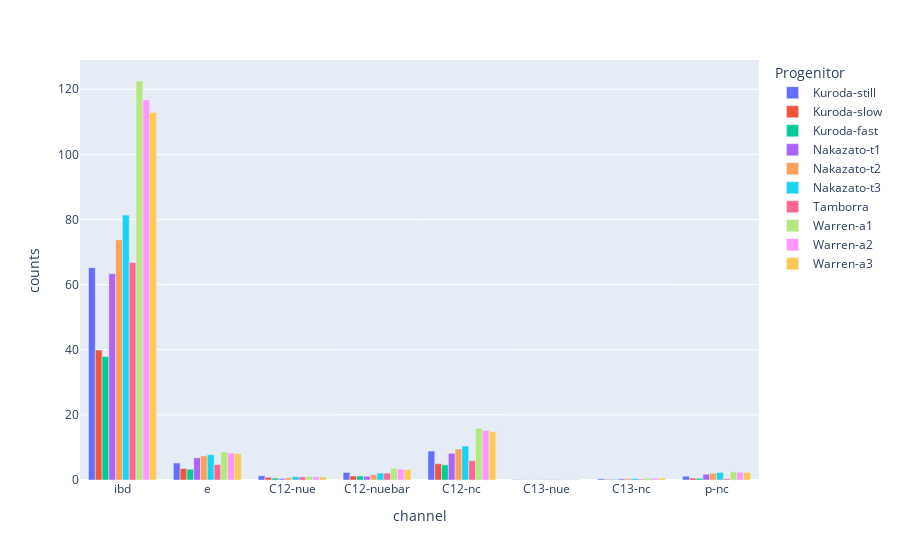

Notebook code for this chart:
### Code cell
no_Fornax = events[events['Progenitor']!='Fornax']
bars = px.bar(no_Fornax, x='channel', y='counts', 
              color='Progenitor', barmode='group')
bars

### Figure 1 — Plotly figure (JSON) as saved in the notebook; plotly's stock layout.template omitted (floating-point values rounded to 4 significant figures)
{"data": [{"alignmentgroup": "True", "hovertemplate": "Progenitor=Kuroda-still<br>channel=%{x}<br>counts=%{y}<extra></extra>", "legendgroup": "Kuroda-still", "marker": {"color": "#636efa", "pattern": {"shape": ""}}, "name": "Kuroda-still", "offsetgroup": "Kuroda-still", "orientation": "v", "showlegend": true, "textposition": "auto", "type": "bar", "x": ["ibd", "e", "C12-nue", "C12-nuebar", "C12-nc", "C13-nue", "C13-nc", "p-nc"], "xaxis": "x", "y": [65.2, 5.203, 1.29, 2.291, 8.887, 0.1222, 0.3433, 1.174], "yaxis": "y"}, {"alignmentgroup": "True", "hovertemplate": "Progenitor=Kuroda-slow<br>channel=%{x}<br>counts=%{y}<extra></extra>", "legendgroup": "Kuroda-slow", "marker": {"color": "#EF553B", "pattern": {"shape": ""}}, "name": "Kuroda-slow", "offsetgroup": "Kuroda-slow", "orientation": "v", "showlegend": true, "textposition": "auto", "type": "bar", "x": ["ibd", "e", "C12-nue", "C12-nuebar", "C12-nc", "C13-nue", "C13-nc", "p-nc"], "xaxis": "x", "y": [39.94, 3.512, 0.8361, 1.234, 4.998, 0.08273, 0.2066, 0.575], "yaxis": "y"}, {"alignmentgroup": "True", "hovertemplate": "Progenitor=Kuroda-fast<br>channel=%{x}<br>counts=%{y}<extra></extra>", "legendgroup": "Kuroda-fast", "marker": {"color": "#00cc96", "pattern": {"shape": ""}}, "name": "Kuroda-fast", "offsetgroup": "Kuroda-fast", "orientation": "v", "showlegend": true, "textposition": "auto", "type": "bar", "x": ["ibd", "e", "C12-nue", "C12-nuebar", "C12-nc", "C13-nue", "C13-nc", "p-nc"], "xaxis": "x", "y": [37.9, 3.291, 0.5922, 1.23, 4.656, 0.07474, 0.1928, 0.5274], "yaxis": "y"}, {"alignmentgroup": "True", "hovertemplate": "Progenitor=Nakazato-t1<br>channel=%{x}<br>counts=%{y}<extra></extra>", "legendgroup": "Nakazato-t1", "marker": {"color": "#ab63fa", "pattern": {"shape": ""}}, "name": "Nakazato-t1", "offsetgroup": "Nakazato-t1", "orientation": "v", "showlegend": true, "textposition": "auto", "type": "bar", "x": ["ibd", "e", "C12-nue", "C12-nuebar", "C12-nc", "C13-nue", "C13-nc", "p-nc"], "xaxis": "x", "y": [63.33, 6.808, 0.4302, 1.139, 8.192, 0.1001, 0.3851, 1.769], "yaxis": "y"}, {"alignmentgroup": "True", "hovertemplate": "Progenitor=Nakazato-t2<br>channel=%{x}<br>counts=%{y}<extra></extra>", "legendgroup": "Nakazato-t2", "marker": {"color": "#FFA15A", "pattern": {"shape": ""}}, "name": "Nakazato-t2", "offsetgroup": "Nakazato-t2", "orientation": "v", "showlegend": true, "textposition": "auto", "type": "bar", "x": ["ibd", "e", "C12-nue", "C12-nuebar", "C12-nc", "C13-nue", "C13-nc", "p-nc"], "xaxis": "x", "y": [73.74, 7.397, 0.7104, 1.653, 9.514, 0.1181, 0.4293, 2.056], "yaxis": "y"}, {"alignmentgroup": "True", "hovertemplate": "Progenitor=Nakazato-t3<br>channel=%{x}<br>counts=%{y}<extra></extra>", "legendgroup": "Nakazato-t3", "marker": {"color": "#19d3f3", "pattern": {"shape": ""}}, "name": "Nakazato-t3", "offsetgroup": "Nakazato-t3", "orientation": "v", "showlegend": true, "textposition": "auto", "type": "bar", "x": ["ibd", "e", "C12-nue", "C12-nuebar", "C12-nc", "C13-nue", "C13-nc", "p-nc"], "xaxis": "x", "y": [81.36, 7.76, 1.037, 2.119, 10.41, 0.1325, 0.4562, 2.277], "yaxis": "y"}, {"alignmentgroup": "True", "hovertemplate": "Progenitor=Tamborra<br>channel=%{x}<br>counts=%{y}<extra></extra>", "legendgroup": "Tamborra", "marker": {"color": "#FF6692", "pattern": {"shape": ""}}, "name": "Tamborra", "offsetgroup": "Tamborra", "orientation": "v", "showlegend": true, "textposition": "auto", "type": "bar", "x": ["ibd", "e", "C12-nue", "C12-nuebar", "C12-nc", "C13-nue", "C13-nc", "p-nc"], "xaxis": "x", "y": [66.8, 4.752, 0.9406, 2.107, 5.971, 0.1158, 0.274, 0.4439], "yaxis": "y"}, {"alignmentgroup": "True", "hovertemplate": "Progenitor=Warren-a1<br>channel=%{x}<br>counts=%{y}<extra></extra>", "legendgroup": "Warren-a1", "marker": {"color": "#B6E880", "pattern": {"shape": ""}}, "name": "Warren-a1", "offsetgroup": "Warren-a1", "orientation": "v", "showlegend": true, "textposition": "auto", "type": "bar", "x": ["ibd", "e", "C12-nue", "C12-nuebar", "C12-nc", "C13-nue", "C13-nc", "p-nc"], "xaxis": "x", "y": [122.5, 8.612, 1.121, 3.576, 15.83, 0.1752, 0.5986, 2.509], "yaxis": "y"}, {"alignmentgroup": "True", "hovertemplate": "Progenitor=Warren-a2<br>channel=%{x}<br>counts=%{y}<extra></extra>", "legendgroup": "Warren-a2", "marker": {"color": "#FF97FF", "pattern": {"shape": ""}}, "name": "Warren-a2", "offsetgroup": "Warren-a2", "orientation": "v", "showlegend": true, "textposition": "auto", "type": "bar", "x": ["ibd", "e", "C12-nue", "C12-nuebar", "C12-nc", "C13-nue", "C13-nc", "p-nc"], "xaxis": "x", "y": [116.7, 8.32, 1.004, 3.324, 15.22, 0.1663, 0.578, 2.393], "yaxis": "y"}, {"alignmentgroup": "True", "hovertemplate": "Progenitor=Warren-a3<br>channel=%{x}<br>counts=%{y}<extra></extra>", "legendgroup": "Warren-a3", "marker": {"color": "#FECB52", "pattern": {"shape": ""}}, "name": "Warren-a3", "offsetgroup": "Warren-a3", "orientation": "v", "showlegend": true, "textposition": "auto", "type": "bar", "x": ["ibd", "e", "C12-nue", "C12-nuebar", "C12-nc", "C13-nue", "C13-nc", "p-nc"], "xaxis": "x", "y": [112.9, 8.125, 0.9325, 3.167, 14.81, 0.1606, 0.5641, 2.315], "yaxis": "y"}], "layout": {"barmode": "group", "legend": {"title": {"text": "Progenitor"}, "tracegroupgap": 0}, "margin": {"t": 60}, "xaxis": {"anchor": "y", "domain": [0, 1], "title": {"text": "channel"}}, "yaxis": {"anchor": "x", "domain": [0, 1], "title": {"text": "counts"}}}}
